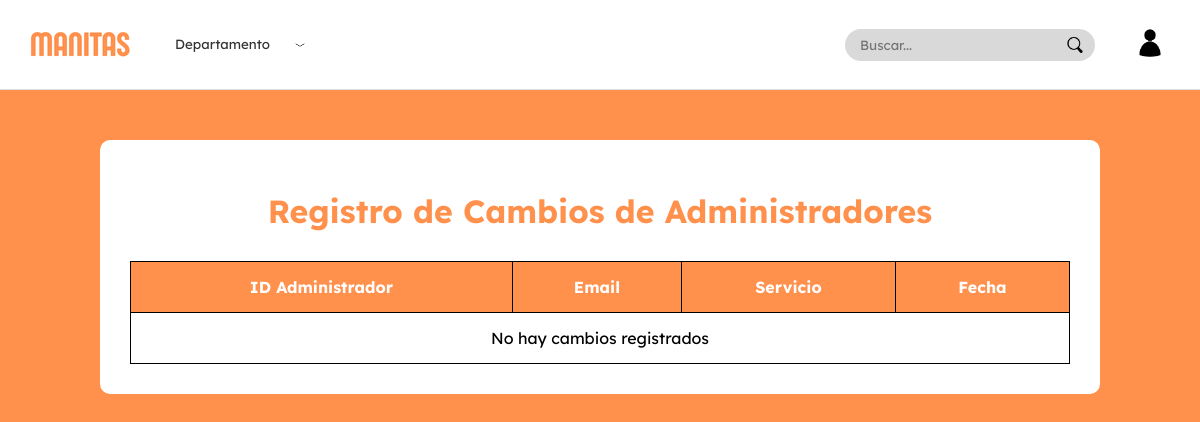
The app's page /apps/Controlador/administrador/CambiosAdminControlador.php, older data.
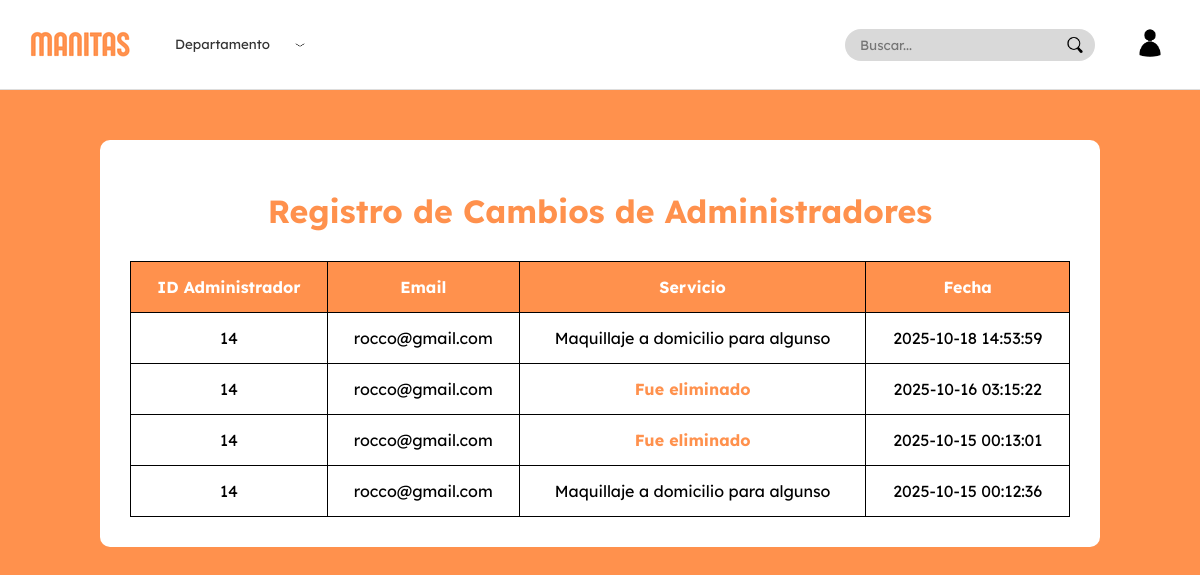
The same page, newer data.
### tables this page shows
CREATE TABLE `administra` (
  `idAdministra` int NOT NULL AUTO_INCREMENT,
  `idUsuario` int NOT NULL,
  `idServicio` int NOT NULL,
  `fecha` datetime NOT NULL,
  PRIMARY KEY (`idAdministra`)
);

CREATE TABLE `usuario` (
  `IdUsuario` int NOT NULL AUTO_INCREMENT,
  `email` varchar(100) NOT NULL,
  `contraseña` varchar(255) NOT NULL,
  PRIMARY KEY (`IdUsuario`),
  UNIQUE KEY `email` (`email`)
);

CREATE TABLE `servicio` (
  `IdServicio` int NOT NULL AUTO_INCREMENT,
  `Titulo` varchar(100) NOT NULL,
  `Categoria` enum('Hogar','Autos','Belleza','Cuidado de niños','Digital','Cocina','Salud','Mascotas','Eventos','Educación','Transporte','Arte y Cultura') NOT NULL,
  `Descripcion` varchar(500) DEFAULT NULL,
  `Precio` int NOT NULL,
  `imagen` varchar(255) DEFAULT NULL,
  `departamento` varchar(255) NOT NULL DEFAULT '',
  `Duracion` decimal(3,1) NOT NULL,
  PRIMARY KEY (`IdServicio`),
  CONSTRAINT `chk_precio` CHECK ((`Precio` >= 0))
);

### apps/Controlador/administrador/CambiosAdminControlador.php (called while the page is built)
<?php
require_once($_SERVER['DOCUMENT_ROOT'].'/Proyecto/apps/Modelos/conexion.php');
require_once($_SERVER['DOCUMENT_ROOT'].'/Proyecto/apps/Modelos/Administra.php');
$cambios = Administra::obtenerTodos($conn);
require_once($_SERVER['DOCUMENT_ROOT'].'/Proyecto/apps/Vistas/paginas/propietario/historial_cambios.php');

### apps/Modelos/Administra.php (called while the page is built, shortened)
<?php
class Administra
{
    public static function obtenerTodos($conn)
    {
        $sql = "SELECT
                    a.idAdministra,
                    u.IdUsuario,
                    u.email,
                    s.Titulo AS servicio,
                    a.fecha
                FROM administra a
                LEFT JOIN usuario u ON a.idUsuario = u.IdUsuario
                LEFT JOIN Servicio s ON a.idServicio = s.IdServicio
                ORDER BY a.fecha DESC";
        $result = $conn->query($sql);
        $cambios = [];
        while ($row = $result->fetch_assoc()) {
            $cambios[] = [
                'idAdministra' => $row['idAdministra'],
                'idUsuario' => $row['IdUsuario'],
                'email' => $row['email'],
                'servicio' => $row['servicio'],
                'fecha' => $row['fecha']
            ];
        }
        return $cambios;
    }
}

### apps/VIstas/paginas/propietario/historial_cambios.php (the view, shortened to what this page needs)
<?php
require_once($_SERVER['DOCUMENT_ROOT'].'/Proyecto/apps/Controlador/administrador/CambiosAdminControlador.php');
?>
<!DOCTYPE html>
<html lang="es">
<head>
    <link rel="stylesheet" href="/Proyecto/public/css/paginas/propietario/historial_cambios.css">
    <link rel="stylesheet" href="/Proyecto/public/css/layout/navbar.css">
    <link rel="stylesheet" href="/Proyecto/public/css/fonts.css">
</head>
<body>
    <?php include $_SERVER['DOCUMENT_ROOT'] . '/Proyecto/apps/vistas/layout/navbar.php'; ?>
    <div class="cambios-admin-container">
        <h1>Registro de Cambios de Administradores</h1>
        <table class="tabla-cambios">
            <thead>
                <tr>
                    <th>ID Administrador</th>
                    <th>Email</th>
                    <th>Servicio </th>
                    <th>Fecha</th>
                </tr>
            </thead>
            <tbody>
                <?php if (!empty($cambios)): ?>
                    <?php foreach ($cambios as $cambio): ?>
                        <?php
                            $servicio = !empty($cambio['servicio'])
                                ? htmlspecialchars($cambio['servicio'])
                                : '<span class="servicio-eliminado">Fue eliminado</span>';
                        ?>
                        <tr>
                            <td><?= htmlspecialchars($cambio['idUsuario']) ?></td>
                            <td><?= htmlspecialchars($cambio['email']) ?></td>
                            <td><?= $servicio ?></td>
                            <td><?= htmlspecialchars($cambio['fecha']) ?></td>
                        </tr>
                    <?php endforeach; ?>
                <?php else: ?>
                    <tr>
                        <td colspan="4">No hay cambios registrados</td>
                    </tr>
                <?php endif; ?>
            </tbody>
        </table>
    </div>
</body>
</html>

Row changes from the older to the newer data that the page shows:
added administra: idUsuario.IdUsuario "14", idUsuario.email "rocco@gmail.com", idServicio.Titulo "Maquillaje a domicilio para algunso", fecha "2025-10-18 14:53:59"
added administra: idUsuario.IdUsuario "14", idUsuario.email "rocco@gmail.com", shows "Fue eliminado", fecha "2025-10-16 03:15:22"
added administra: idUsuario.IdUsuario "14", idUsuario.email "rocco@gmail.com", shows "Fue eliminado", fecha "2025-10-15 00:13:01"
added administra: idUsuario.IdUsuario "14", idUsuario.email "rocco@gmail.com", idServicio.Titulo "Maquillaje a domicilio para algunso", fecha "2025-10-15 00:12:36"
Text that changed along with them:
text no longer shown: "No hay cambios registrados"
